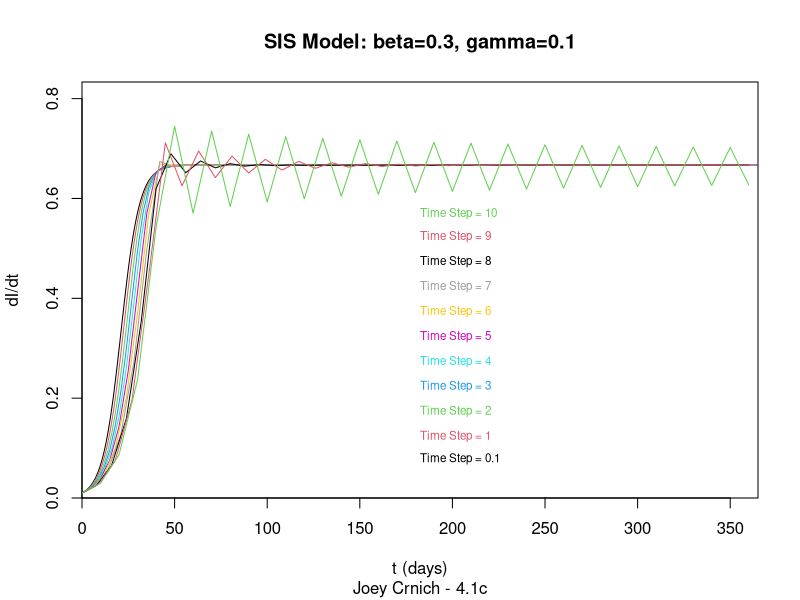
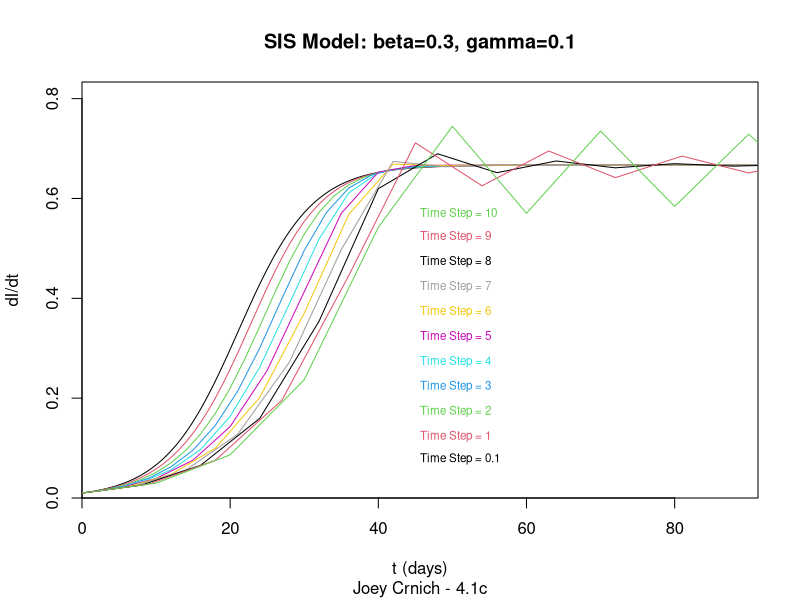
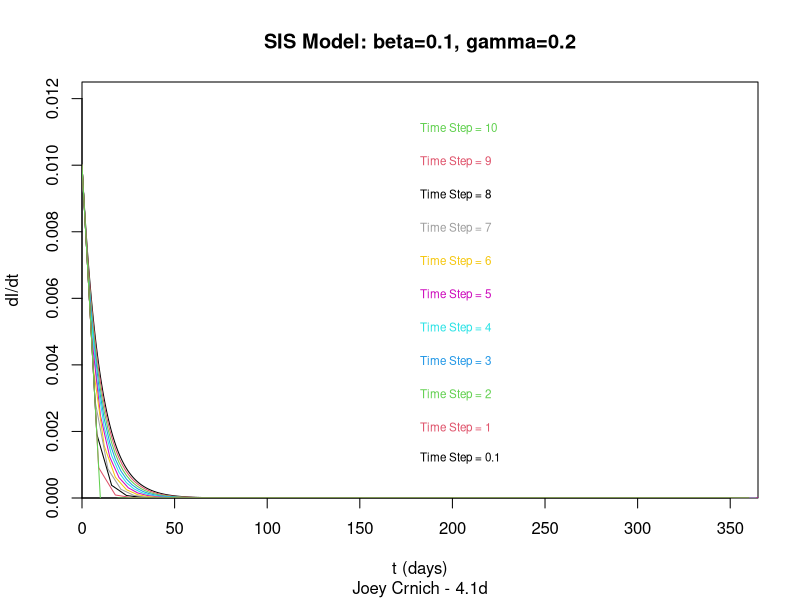
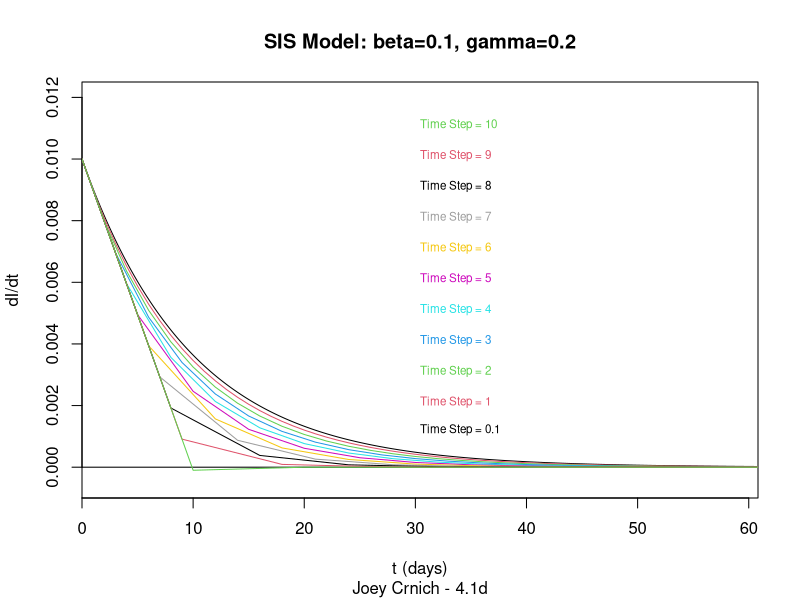
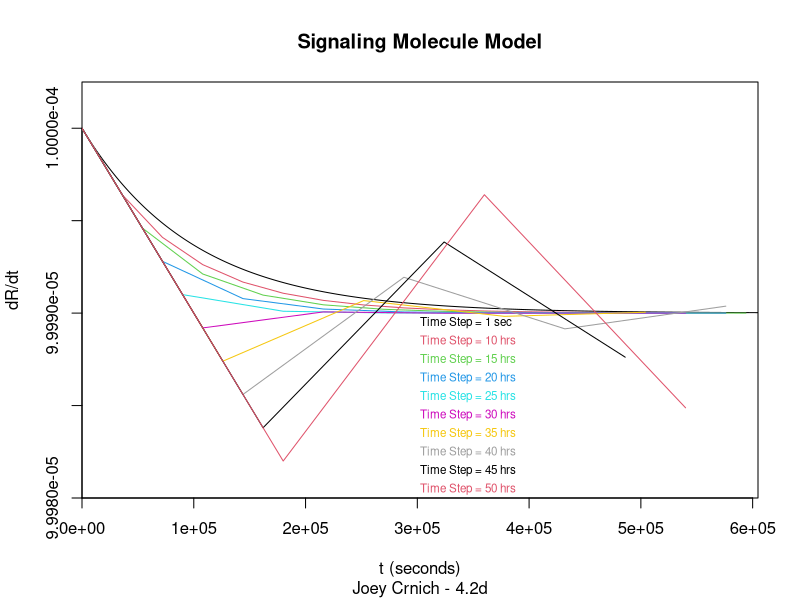
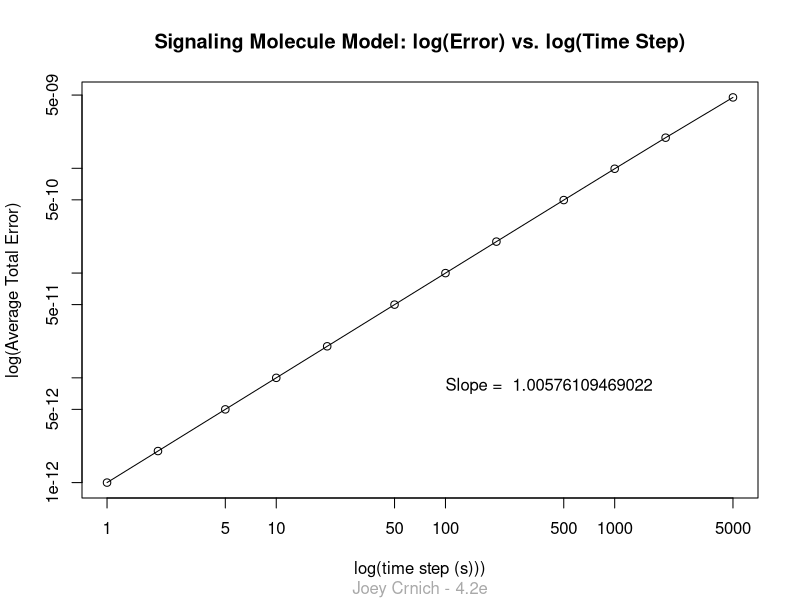
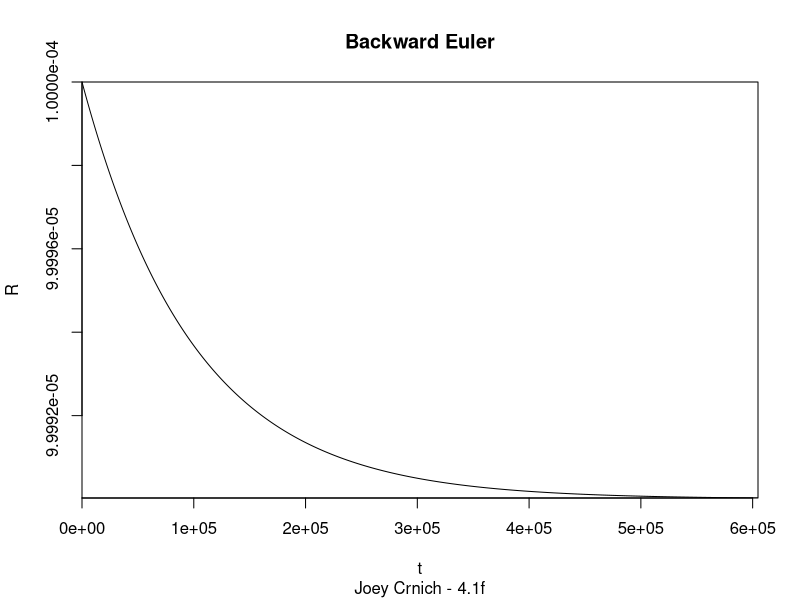
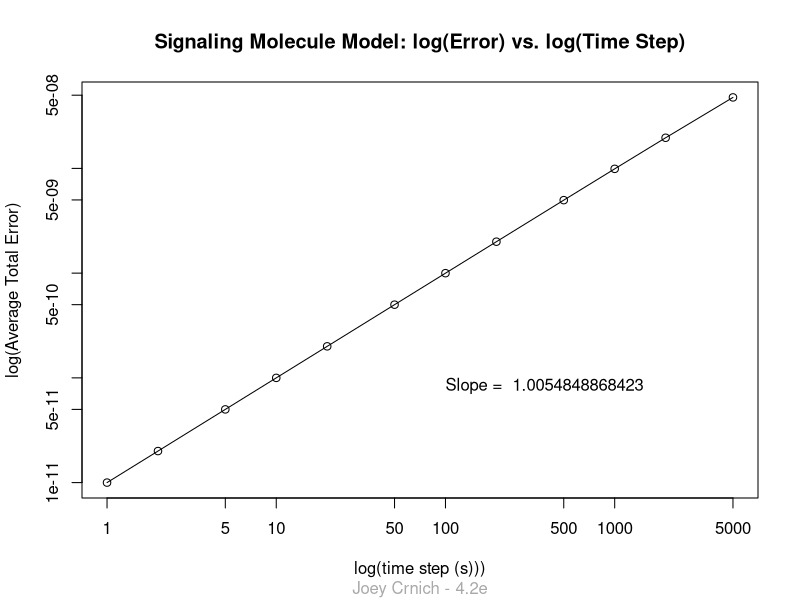

Recreate these plots in R, in order.
#!/usr/bin/env r
# encoding: utf-8
# 
# name: Crnich, Joseph
# assignment: 4
# date: 11/13/2009
# filename: Joey_Crnich_Lab_Ch_4_Answers.R
#############################################################################


#/--#########################################################################
# name: Crnich, Joseph
# assignment: 4
# date: 11/13/2009
# question: 1
# subquestion: a
# other files: Additional Papers
##########################################################################/--

## See additional papers with handwritten analysis.

#/--#########################################################################
# name: Crnich, Joseph
# assignment: 4
# date: 11/13/2009
# question: 1
# subquestion: b
# other files: Additional Papers
##########################################################################/--

## See additional papers with handwritten analysis.

#/--#########################################################################
# name: Crnich, Joseph
# assignment: 4
# date: 11/13/2009
# question: 1
# subquestion: c
# other files: 
##########################################################################/--

## Defining our SIS model as a function:

N <- 1
beta <- 0.3
gamma <- 0.1

sisFun <-function(I, t) {
	return(beta * I * (N - I) - gamma * I)
}

## Defining our forward Euler method using the previous SIS model:

fwdEuler <- function(sisFun, max_iter, step, I0, t0) {
	Ivals <- tvals <- numeric(length=(max_iter + 1))
	Ivals[1] <- I0
	tvals[1] <- t0
	for(ii in 1:max_iter) {
		Ivals[ii + 1] <- Ivals[ii] + step * sisFun(Ivals[ii], tvals[ii])
		tvals[ii + 1] <- tvals[ii] + step
	}
	return(data.frame(t=tvals, I=Ivals))
}


## Then, choosing a length of time to watch the model's behaviour over, as
## well as a time step:

maxT <- 365
deltaT <- c(0.1, 1:10)

## The following code initializes a plot, then the for loop displays each
## line in a different color on the resulting graph (The first time step has
## a separate if loop within the for loop because it is on a different scale
## than the other time steps).

plot(-1, 1, xlim=c(0, maxT), ylim=c(0, (2/3) * 1.25), type="l", main="SIS Model: beta=0.3, gamma=0.1", sub="Joey Crnich - 4.1c", xlab="t (days)", ylab="dI/dt", xaxs="i", yaxs="i")
for(ii in deltaT) {
	nSteps <- maxT / ii
	fEuler1 <- fwdEuler(sisFun, nSteps, ii, 0.01, 0)
	if(ii == 0.01) {
		lines(fEuler1$t, fEuler1$I, col=ii*10)
		labels <- paste("Time Step =", ii)
		text(maxT/2, fEuler1$I[length(fEuler1$I)] * 0.1 + ii * .05, labels,
	    adj=c(0,0), col=ii*10, cex=0.7)
	} else {
		lines(fEuler1$t, fEuler1$I, col=ii+1)
		labels <- paste("Time Step =", ii)
		text(maxT/2, fEuler1$I[length(fEuler1$I)] * 0.1 + ii * 0.05, labels,
	    adj=c(0,0), col=ii+1, cex=0.7)
	    }
}


## Here, code replots the graph on a more appropriate scale, showing the
## differences between each of the timesteps as they reach the equilibrium.

plot(-1, 1, xlim=c(0, maxT/4), ylim=c(0, (2/3) * 1.25), type="l", main="SIS Model: beta=0.3, gamma=0.1", sub="Joey Crnich - 4.1c", xlab="t (days)", ylab="dI/dt", xaxs="i", yaxs="i")
for(ii in deltaT) {
	nSteps <- maxT / ii
	fEuler1 <- fwdEuler(sisFun, nSteps, ii, 0.01, 0)
	if(ii == 0.01) {
		lines(fEuler1$t, fEuler1$I, col=ii*10)
		labels <- paste("Time Step =", ii)
		text(maxT/8, fEuler1$I[length(fEuler1$I)] * 0.1 + ii * .05, labels,
	    adj=c(0,0), col=ii*10, cex=0.7)
	} else {
		lines(fEuler1$t, fEuler1$I, col=ii+1)
		labels <- paste("Time Step =", ii)
		text(maxT/8, fEuler1$I[length(fEuler1$I)] * 0.1 + ii * 0.05, labels,
	    adj=c(0,0), col=ii+1, cex=0.7)
	    }
}


#/--#########################################################################
# name: Crnich, Joseph
# assignment: 4
# date: 11/13/2009
# question: 1
# subquestion: d
# other files: 
##########################################################################/--

## Redefining gamma and beta according to the problem:

beta <- 0.1
gamma <- 0.2

## Then replotting the graph using the same time steps and total time as
## before:

plot(-1, 1, xlim=c(0, maxT), ylim=c(0, (0.01) * 1.25), type="l", main="SIS Model: beta=0.1, gamma=0.2", sub="Joey Crnich - 4.1d", xlab="t (days)", ylab="dI/dt", xaxs="i", yaxs="i")
for(ii in deltaT) {
	nSteps <- maxT / ii
	fEuler1 <- fwdEuler(sisFun, nSteps, ii, 0.01, 0)
	if(ii == 0.01) {
		lines(fEuler1$t, fEuler1$I, col=ii*10)
		labels <- paste("Time Step =", ii)
		text(maxT/2, ii * .005 + 0.001, labels,
	    adj=c(0,0), col=ii*10, cex=0.7)
	} else {
		lines(fEuler1$t, fEuler1$I, col=ii+1)
		labels <- paste("Time Step =", ii)
		text(maxT/2, ii * 0.001 + 0.001, labels,
	    adj=c(0,0), col=ii+1, cex=0.7)
	    }
}


## Finally, replotting this graph as well, to better show the differences:

plot(-1, 1, xlim=c(0, maxT/6), ylim=c(-0.001, 0.0125), type="l", main="SIS Model: beta=0.1, gamma=0.2", sub="Joey Crnich - 4.1d", xlab="t (days)", ylab="dI/dt", xaxs="i", yaxs="i")
abline(0, 0)
for(ii in deltaT) {
	nSteps <- maxT / ii
	fEuler1 <- fwdEuler(sisFun, nSteps, ii, 0.01, 0)
	if(ii == 0.01) {
		lines(fEuler1$t, fEuler1$I, col=ii*10)
		labels <- paste("Time Step =", ii)
		text(maxT/12, ii * .005 + 0.001, labels,
	    adj=c(0,0), col=ii*10, cex=0.7)
	} else {
		lines(fEuler1$t, fEuler1$I, col=ii+1)
		labels <- paste("Time Step =", ii)
		text(maxT/12, ii * 0.001 + 0.001, labels,
	    adj=c(0,0), col=ii+1, cex=0.7)
	    }
}


#/--#########################################################################
# name: Crnich, Joseph
# assignment: 4
# date: 11/13/2009
# question: 2
# subquestion: a
# other files: Additional Papers
##########################################################################/--

## See additional papers with handwritten analysis.

#/--#########################################################################
# name: Crnich, Joseph
# assignment: 4
# date: 11/13/2009
# question: 2
# subquestion: b
# other files: Additional Papers
##########################################################################/--

## See additional papers with handwritten analysis.

#/--#########################################################################
# name: Crnich, Joseph
# assignment: 4
# date: 11/13/2009
# question: 2
# subquestion: c
# other files: Additional Papers
##########################################################################/--

## See additional papers with handwritten analysis.

#/--#########################################################################
# name: Crnich, Joseph
# assignment: 4
# date: 11/13/2009
# question: 2
# subquestion: d
# other files: 
##########################################################################/--

## Defining our constants...:

S <- 10^-6
kPlus <- 10^-3
kMinus <- 10^-5
N <- 10^-4

## ...the function...:

sigMolFun <-function(R, t) {
	return((N - R) * kMinus - R * S * kPlus)
}

## ...and the forward Euler for this model:

fwdEulerB <- function(sigMolFun, max_iter, step, R0, t0) {
	Rvals <- tvals <- numeric(length=(max_iter + 1))
	Rvals[1] <- R0
	tvals[1] <- t0
	for(ii in 1:max_iter) {
		Rvals[ii + 1] <- Rvals[ii] + step * sigMolFun(Rvals[ii], tvals[ii])
		tvals[ii + 1] <- tvals[ii] + step
	}
	return(data.frame(t=tvals, R=Rvals))
}


## Here we define the maximum time, the step size, and the number of iterations for our first run:

maxT <- 604800
ii <- 1
nSteps <- maxT / ii

## Then we define a data frame for the first timestep and plot it:

fEuler1 <- fwdEulerB(sigMolFun, nSteps, ii, 10^-4, 0)
plot(fEuler1$t, fEuler1$R, xlim=c(0, maxT), ylim=c(9.998*10^-5, (1.000025*10^-4)), type="l", main="Signaling Molecule Model", sub="Joey Crnich - 4.2d", xlab="t (seconds)", ylab="dR/dt", xaxs="i", yaxs="i")
text(maxT/2, (9.99903*10^-5 - ii*0.0001*10^-5), "Time Step = 1 sec", adj=c(0,0), col=ii, cex=0.7)

## Finally, a for loop plots other time steps to show the decreasing error
## with decreasing time step:

for(ii in (2:10)*18000) {
	nSteps <- maxT / ii
	fEuler1 <- fwdEulerB(sigMolFun, nSteps, ii, 10^-4, 0)
	lines(fEuler1$t, fEuler1$R, col=ii/18000)
	labels <- paste("Time Step =", ii/3600, "hrs")
	text(maxT/2, (9.99903*10^-5 - (ii/18000)*0.0001*10^-5), labels,
	    adj=c(0,0), col=ii/18000, cex=0.7)
}


#/--#########################################################################
# name: Crnich, Joseph
# assignment: 4
# date: 11/13/2009
# question: 2
# subquestion: e
# other files: 
##########################################################################/--

S <- 10^-6
kPlus <- 10^-3
kMinus <- 10^-5
N <- 10^-4

## Here we define a function for the integral of our model:

sigMolInt <- function(t) {
	A <- (N - ((N * kMinus) / (kMinus + S * kPlus)));
	(((N * kMinus) / (kMinus + S * kPlus)) + 
	A * exp(-t * (kMinus + S * kPlus)))
	}

## Choosing a maximum time and calculating the real equilibrium:

maxT <- 10000
actVal <- ((N * kMinus) / (kMinus + S * kPlus))

## Creating a vector of time steps to put into a for loop, then a vector for
## our resulting errors:

tStepVec <- sort(c(1, 2, 5) * c(10^(0:3), 10^(0:3), 10^(0:3)))
avErrVec <- numeric(length(tStepVec))

## This for loop creates data frames for every time step, then finds the difference between its final R value and the real equilibrium. Then it divides that difference by the total number of iterations and stores that value in the error vector created above:

for(ii in 1:length(tStepVec)) {
    nSteps <- maxT / tStepVec[ii]
    fEuler1 <- fwdEulerB(sigMolFun, nSteps, tStepVec[ii], 10^-4, 0)
    error <- abs(fEuler1$R[length(fEuler1)] - actVal)
    totErr <- error/nSteps
    avErrVec[ii] <- totErr
}

## Next, we define the slope as the average of the ratio between the change
## in rise and run (using the diff function to find the rises/runs). The
## paste command allows for the display of the slope on the graph.

slope <- mean(diff(log(tStepVec)) / diff(log(avErrVec)))
graphSlope <- paste("Slope = ", slope)

## Finally, we plot the log of the time step vector vs. the log of the error
## vector, and display the slope.

plot(tStepVec, avErrVec, type="o", main="Signaling Molecule Model: log(Error) vs. log(Time Step)", sub="Joey Crnich - 4.2e", col.sub="darkgrey", xlab="log(time step (s)))", ylab="log(Average Total Error)", log=c("xy"))
text(tStepVec[7], avErrVec[4], graphSlope, adj=c(0,1))


#/--#########################################################################
# name: Crnich, Joseph
# assignment: 4
# date: 11/13/2009
# question: 2
# subquestion: f
# other files: 
##########################################################################/--

S <- 10^-6
kPlus <- 10^-3
kMinus <- 10^-5
N <- 10^-4

## After solving for the slope at a future time step (i+1; see additional papers), we define a function for it:

ftrslp <- function(R, t, step)
    return((R + step * N * kMinus) / (1 + step * (kMinus + kPlus * S)))

## Next we create another function for the Euler method, this time using the
## backwards version:

bkwdEuler <- function(ftrslp, max_iter, step, R0, t0) {
	Rvals <- tvals <- numeric(length=(max_iter + 1))
	Rvals[1] <- R0
	tvals[1] <- t0
	for(ii in 1:max_iter) {
		Rvals[ii + 1] <- ftrslp(Rvals[ii], tvals[ii], step)
		tvals[ii + 1] <- tvals[ii] + step
	}
	return(data.frame(t=tvals, R=Rvals))
}

## Again, defining the maximum time, and the time step; then, the number of
## iterations:

maxT <- 604800
deltaT <- 1
nSteps <- maxT / deltaT;

## Finally, running the backward Euler function with the preceding parameters
## and plotting it:

bEuler <- bkwdEuler(ftrslp, nSteps, deltaT, 10^-4, 0);

plot(bEuler$t, bEuler$R, xlim=c(0, maxT), type="l", main="Backward Euler", sub="Joey Crnich - 4.1f", xlab="t", ylab="R", xaxs="i", yaxs="i")


#/--#########################################################################
# name: Crnich, Joseph
# assignment: 4
# date: 11/13/2009
# question: 2
# subquestion: g
# other files: 
##########################################################################/--

## Here, we choose a maximum time and calculate the real equilibrium again:

maxT <- 1000
actVal <- ((N * kMinus) / (kMinus + S * kPlus))

## Then create a time step vector to run through the following for loop, as
## well as a vector for our error values:

tStepVec <- sort(c(1, 2, 5) * c(10^(0:3), 10^(0:3), 10^(0:3)))
avErrVec <- numeric(length(tStepVec))

## Next, a for loop creates data frames for each time step, finds the
## difference between their final values and the actual value, and calculates
## the total error before entering it into the previously made vector.

for(ii in 1:length(tStepVec)) {
    nSteps <- maxT / tStepVec[ii]
    bEuler <- bkwdEuler(ftrslp, nSteps, tStepVec[ii], 10^-4, 0)
    error <- abs(bEuler$R[length(bEuler)] - actVal)
    totErr <- error/nSteps
    avErrVec[ii] <- totErr
}

## As done earlier, the slope is calculated from the rise and run:

slope <- mean(diff(log(tStepVec)) / diff(log(avErrVec)))
graphSlope <- paste("Slope = ", slope)

## And finally, a log-log plot of the time steps and errors, with the slope
## of the log-line displayed:

plot(tStepVec, avErrVec, type="o", main="Signaling Molecule Model: log(Error) vs. log(Time Step)", sub="Joey Crnich - 4.2e", col.sub="darkgrey", xlab="log(time step (s)))", ylab="log(Average Total Error)", log=c("xy"))
text(tStepVec[7], avErrVec[4], graphSlope, adj=c(0,1))


